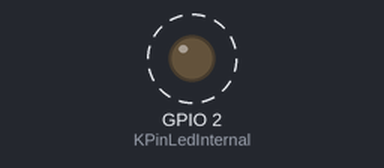
Bench run of a sketch on a simulated ESP32-S3. Shown: output pins drawn as LEDs (lit = HIGH). Dashed ring = blinking. What the sketch prints to the serial monitor is not drawn.

Above: at 1.5 s.
Timing chart, 0 to 4.0 s (numbered marks = the images above):
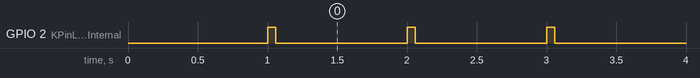

The sketch:

HeartBeat_freeRTOS.ino
```cpp
/**********************************************************************
  Filename    : HeartBeat_freeRTOS
  Target      : ESP32-S3-WROOM
  Author      : Martin Harnevie
  Description : Just does the heartbeat in freeRTOS
  Logbook     :
  20261026 000 - added another thread as well just to show a bit
  **********************************************************************/

const uint8_t   KPinLedInternal =            2; // internal LED pin

const uint32_t  KIntervalHeartBeat = 1000;
const uint32_t  KIntervalBlink = 58;

TaskHandle_t hHeartBeat = NULL;
TaskHandle_t hSomething = NULL;

void setup() {
  Serial.begin(115200);
  delay(1000);

  xTaskCreatePinnedToCore(
    heartBeatFreeRtos,  // callback to task function
    "Heart Beat",       // task name
    4096,               // stack size
    NULL,               // parameters
    1,                  // priority
    &hHeartBeat,        // handle
    1                   // Core 1
  );

  xTaskCreatePinnedToCore(
    justPrintSomething, // callback to task function
    "Something",        // task name
    4096,               // stack size
    NULL,               // parameters
    1,                  // priority
    &hSomething,        // handle
    1                   // Core 1
  );

  // heartbeat LED
  pinMode(KPinLedInternal,OUTPUT);
}

void loop() {

  /* nothing at this point */

}

void heartBeatFreeRtos(void *parameter) {
  for (;;) {
    digitalWrite(KPinLedInternal, HIGH);
    Serial.print("Heart beat: ");
    Serial.println(millis()/1000.0,3);
    vTaskDelay(KIntervalBlink / portTICK_PERIOD_MS); // 68 ms

    digitalWrite(KPinLedInternal, LOW);
    Serial.print("Heart has beaten on core ");
    Serial.println(xPortGetCoreID());
    vTaskDelay((KIntervalHeartBeat-KIntervalBlink) / portTICK_PERIOD_MS); // the period must be compensated with blink to ensure 1000 ms sharp
  }
}

void justPrintSomething(void *parameter) {
  for (;;) {
    Serial.print("---------------> Something at: ");
    Serial.print(millis()/1000.0,3);
    Serial.println();
    vTaskDelay(10000 / portTICK_PERIOD_MS); // 10000ms
  }
}
```

Measured:
- by itself, GPIO 2 (KPinLedInternal): alternates HIGH for 0.06 s and LOW for 0.94 s
